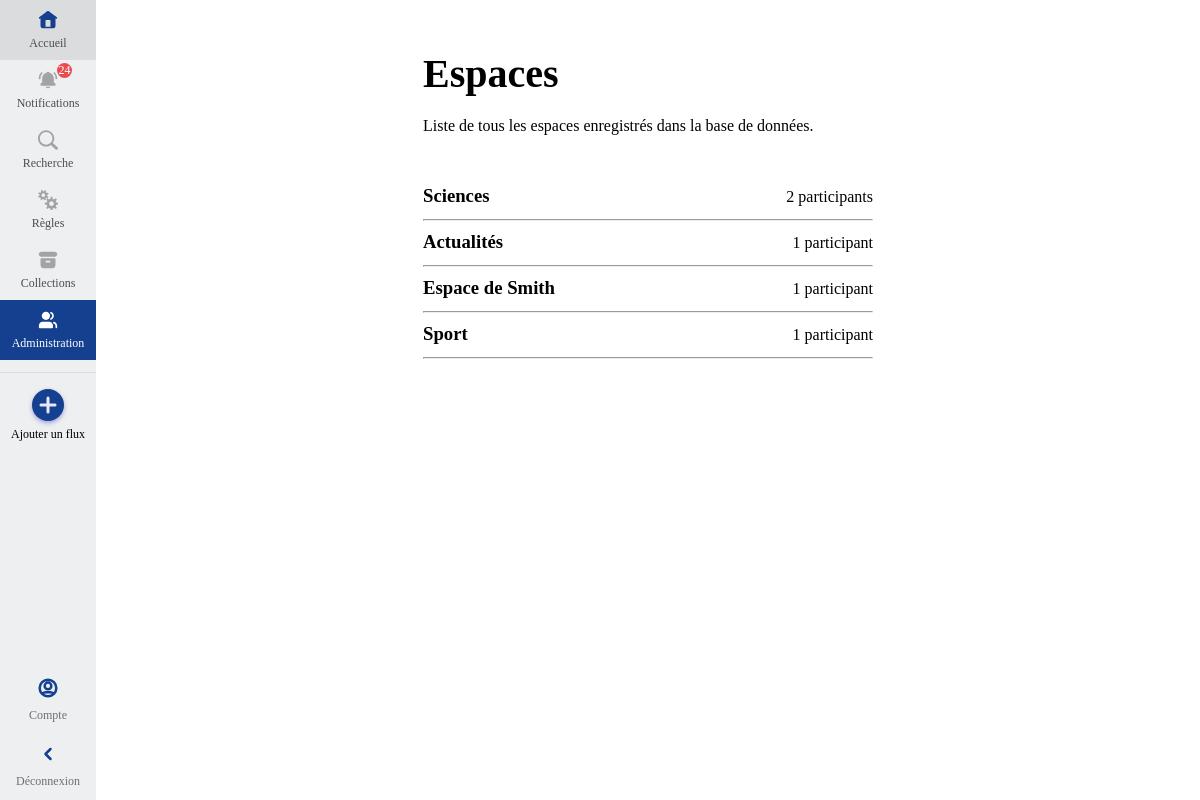
Page /espaces.php (signed in) on the committed database.
### tables this page shows
CREATE TABLE `espace` (
  `id_espace` int NOT NULL AUTO_INCREMENT,
  `nom` varchar(50) DEFAULT NULL,
  `article_wp` tinyint(1) NOT NULL DEFAULT '0',
  PRIMARY KEY (`id_espace`)
);

### public/espaces.php (called while the page is built, shortened)
<?php
require_once __DIR__ . "/../src/model/EspaceModel.php";
$espaces = EspaceModel::getAll();
require_once __DIR__ . "/../views/components/side-bar.php";
require_once __DIR__ . "/../views/espaces.php";

### src/model/EspaceModel.php (called while the page is built, shortened)
<?php
class EspaceModel
{
    static function getAll(): array
    {
        $mysqli = Database::connexion();
        $stmt = $mysqli->prepare("SELECT e.*, COUNT(c.id_utilisateur) AS nb_utilisateurs FROM espace e INNER JOIN contient_des c ON e.id_espace = c.id_espace GROUP BY e.id_espace ORDER BY article_wp DESC, nb_utilisateurs DESC, e.nom ASC");
        $stmt->execute();
        $res = $stmt->get_result()->fetch_all(MYSQLI_ASSOC);
        return $res;
    }
}

### views/espaces.php (the view, shortened to what this page needs)
<!DOCTYPE html>
<html lang="fr">
<head>
    <link rel="stylesheet" href="css/colors.css">
    <link rel="stylesheet" href="css/font.css">
    <link rel="stylesheet" href="css/side-bar.css">
    <link rel="stylesheet" href="css/style.css">
    <link rel="stylesheet" href="css/espace.css">
</head>
<body>
    <div id="main">
        <div>
            <header>
                <h1>Espaces</h1>
                <p>Liste de tous les espaces enregistrés dans la base de données.</p>
            </header>
            <?php foreach ($espaces as $espace) { ?>
                <a href="espace?id=<?= $espace["id_espace"] ?>" class="espace-container">
                    <div class="espace">
                        <div>
                            <h3 style="margin-bottom: 2px;"><?= $espace["nom"] ?></h3>
                        </div>
                        <span style="display: flex; justify-content: center; align-items: center;"><?= $espace["nb_utilisateurs"] ?> participant<?= $espace["nb_utilisateurs"] > 1 ? "s" : "" ?></span>
                    </div>
                </a>
                <hr>
            <?php } ?>
        </div>
    </div>
</body>
</html>

### public/css/colors.css (style rules this page uses)
:root { --border-color : #00000014; --highlight-color: #154090; --highlight-border-color: #10367c; --highlight-text-color: #032562; --background-color: #eeeff0; --btn-background-color: #f0f0f0; --btn-border-color: #d0d7de; --btn-hover-background-color: #fafafa; --text-secondary-color: #62696f; }

### public/css/side-bar.css (style rules this page uses)
a { text-decoration: none; }

### public/css/style.css (style rules this page uses)
* { margin: 0; padding: 0; font-family: 'Fira Sans'; }
body { box-sizing: border-box; height: 100vh; margin: 0; display: grid; grid-template-columns: 96px 325px auto; font-family: 'Fira Sans'; overflow-y: hidden; }

### public/css/espace.css (style rules this page uses)
body { grid-template-columns: 96px auto; }
div#main { display: flex; width: 100%; flex-direction: column; align-items: center; margin-top: 50px; }
header { margin-bottom: 40px; width: 450px; }
h1 { font-size: 2.5em; margin-bottom: 20px; }
div#main>div { display: flex; flex-direction: column; gap: 10px; }
a.espace-container>div { display: flex; width: 100%; justify-content: space-between; }
a { text-decoration: none; color: black; }

### rows in the picture
espace: nom "Sciences", nb_utilisateurs "2"
espace: nom "Actualités", nb_utilisateurs "1"
espace: nom "Espace de Smith", nb_utilisateurs "1"
espace: nom "Sport", nb_utilisateurs "1"

### other values in the picture
$nb_notifs "24"
